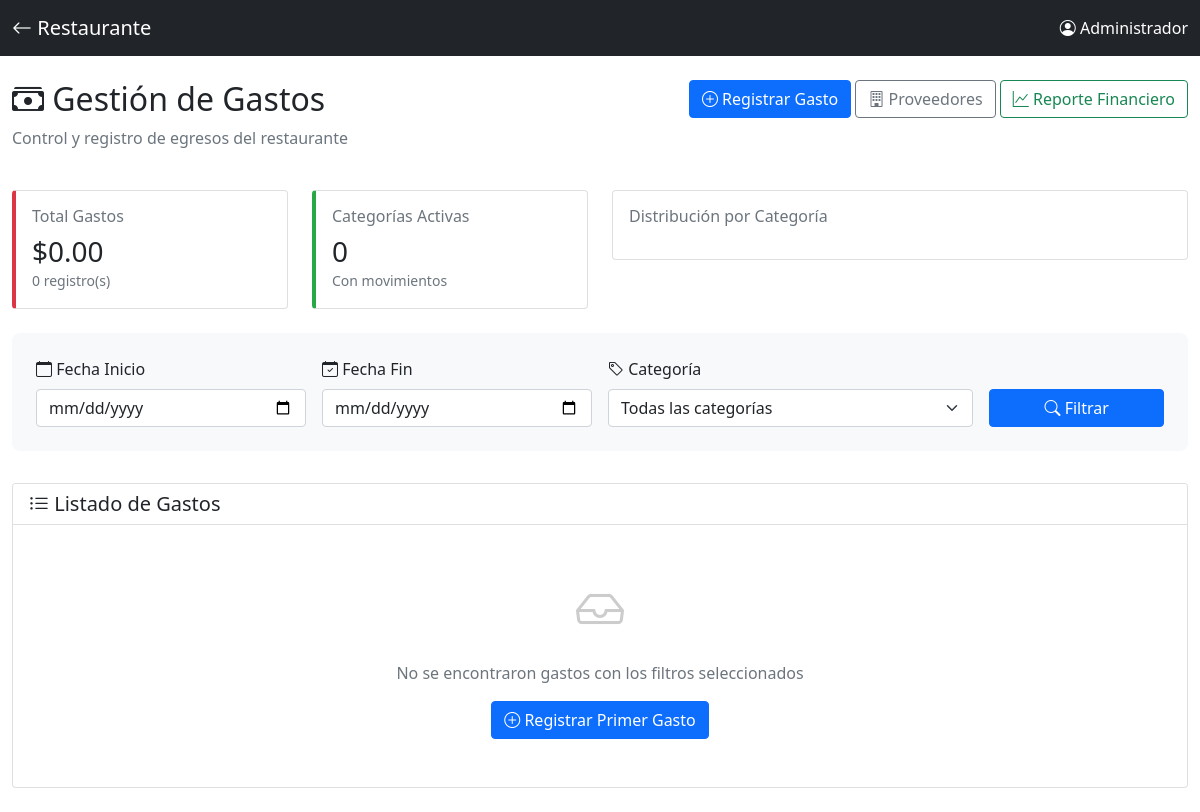
/gastos (signed in), run on an earlier commit of the app's database.
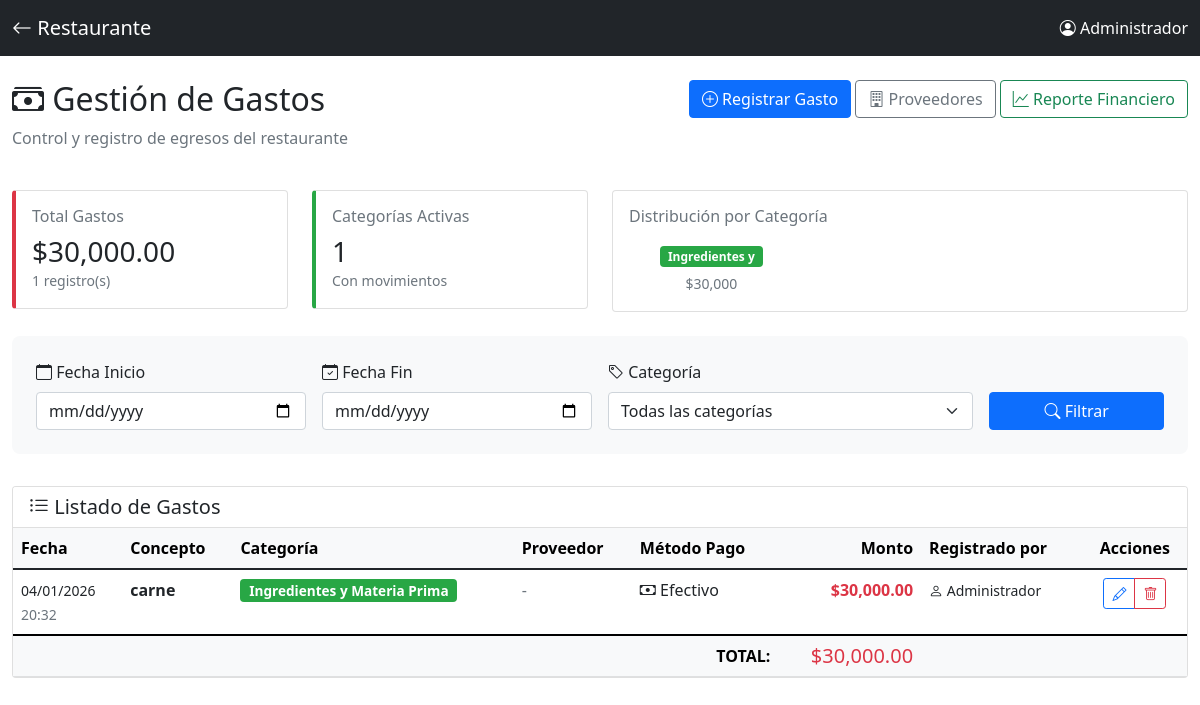
And on a later commit of the database.
### app.py (models this page shows, shortened)
class CategoriaGasto(db.Model):
    id = db.Column(db.Integer, primary_key=True)
    nombre = db.Column(db.String(100), nullable=False)
    descripcion = db.Column(db.Text)
    color = db.Column(db.String(7), default='#6c757d')  # Color hex para visualización
    activa = db.Column(db.Boolean, default=True)
    gastos = db.relationship('Gasto', backref='categoria', lazy='select')

class Gasto(db.Model):
    id = db.Column(db.Integer, primary_key=True)
    fecha = db.Column(db.DateTime, default=datetime.now, nullable=False)
    concepto = db.Column(db.String(300), nullable=False)
    monto = db.Column(db.Float, nullable=False)
    categoria_id = db.Column(db.Integer, db.ForeignKey('categoria_gasto.id'), nullable=False)
    proveedor_id = db.Column(db.Integer, db.ForeignKey('proveedor.id'), nullable=True)
    usuario_id = db.Column(db.Integer, db.ForeignKey('usuario.id'), nullable=False)
    metodo_pago = db.Column(db.String(50), default='efectivo')
    numero_factura = db.Column(db.String(100))
    notas = db.Column(db.Text)
    archivo_adjunto = db.Column(db.String(500))
    aprobado = db.Column(db.Boolean, default=True)
    fecha_aprobacion = db.Column(db.DateTime)
    aprobado_por_id = db.Column(db.Integer, db.ForeignKey('usuario.id'), nullable=True)
    estado_pago = db.Column(db.String(20), default='pagado')  # pagado, pendiente, vencido
    fecha_vencimiento = db.Column(db.Date, nullable=True)  # Cuándo se debe pagar
    fecha_pago_real = db.Column(db.DateTime, nullable=True)  # Cuándo se pagó realmente
    usuario = db.relationship('Usuario', foreign_keys=[usuario_id], backref='gastos_registrados')
    aprobado_por = db.relationship('Usuario', foreign_keys=[aprobado_por_id], backref='gastos_aprobados')

class Usuario(UserMixin, db.Model):
    id = db.Column(db.Integer, primary_key=True)
    username = db.Column(db.String(80), unique=True, nullable=False)
    password_hash = db.Column(db.String(200), nullable=False)
    nombre = db.Column(db.String(100), nullable=False)
    rol = db.Column(db.String(20), default='mesero')  # mesero, cocina, admin

### app.py (the view)
@app.route("/gastos")
@login_required
def lista_gastos():
    fecha_inicio = request.args.get('fecha_inicio')
    fecha_fin = request.args.get('fecha_fin')
    categoria_id = request.args.get('categoria_id', type=int)
    query = Gasto.query
    if fecha_inicio:
        try:
            fecha_inicio_obj = datetime.strptime(fecha_inicio, '%Y-%m-%d').replace(hour=3, minute=0, second=0)
            query = query.filter(Gasto.fecha >= fecha_inicio_obj)
        except ValueError:
            flash('Fecha de inicio inválida', 'error')
    if fecha_fin:
        try:
            fecha_fin_obj = datetime.strptime(fecha_fin, '%Y-%m-%d').replace(hour=3, minute=0, second=0) + timedelta(days=1)
            query = query.filter(Gasto.fecha < fecha_fin_obj)
        except ValueError:
            flash('Fecha de fin inválida', 'error')
    if categoria_id:
        query = query.filter(Gasto.categoria_id == categoria_id)
    gastos = query.order_by(Gasto.fecha.desc()).all()
    total_gastos = sum(g.monto for g in gastos)
    totales_por_categoria = db.session.query(
        CategoriaGasto.nombre,
        CategoriaGasto.color,
        db.func.sum(Gasto.monto).label('total')
    ).join(Gasto).group_by(CategoriaGasto.id).all()
    categorias = CategoriaGasto.query.filter_by(activa=True).order_by(CategoriaGasto.nombre).all()
    return render_template("gastos/lista_gastos.html",
                         gastos=gastos,
                         total_gastos=total_gastos,
                         totales_por_categoria=totales_por_categoria,
                         categorias=categorias,
                         fecha_inicio=fecha_inicio,
                         fecha_fin=fecha_fin,
                         categoria_id=categoria_id)

### app.py (called while the page is built)
@login_manager.user_loader
def load_user(user_id):
    return Usuario.query.get(int(user_id))

### templates/gastos/lista_gastos.html (shortened to what the changed rows need)
<!DOCTYPE html>
<html lang="es">
<head>
    <link href="https://cdn.jsdelivr.net/npm/bootstrap@5.1.3/dist/css/bootstrap.min.css" rel="stylesheet">
    <link rel="stylesheet" href="https://cdn.jsdelivr.net/npm/bootstrap-icons@1.7.2/font/bootstrap-icons.css">
</head>
<body>
    <div class="container-fluid py-4">
        <div class="row mb-4">
            <div class="col-md-6">
                <h2><i class="bi bi-cash-stack"></i> Gestión de Gastos</h2>
            </div>
        </div>
        <div class="row mb-4">
            <div class="col-md-3">
                <div class="card stat-card" style="border-left-color: #dc3545;">
                    <div class="card-body">
                        <h6 class="text-muted mb-2">Total Gastos</h6>
                        <h3 class="mb-0">${{ "{:,.2f}".format(total_gastos) }}</h3>
                        <small class="text-muted">{{ gastos|length }} registro(s)</small>
                    </div>
                </div>
            </div>
            <div class="col-md-3">
                <div class="card stat-card" style="border-left-color: #28a745;">
                    <div class="card-body">
                        <h6 class="text-muted mb-2">Categorías Activas</h6>
                        <h3 class="mb-0">{{ totales_por_categoria|length }}</h3>
                        <small class="text-muted">Con movimientos</small>
                    </div>
                </div>
            </div>
            <div class="col-md-6">
                <div class="card">
                    <div class="card-body">
                        <div class="row">
                            {% for cat in totales_por_categoria[:3] %}
                            <div class="col-4 text-center">
                                <div class="mb-1">
                                    <span class="badge" style="background-color: {{ cat.color }};">
                                        {{ cat.nombre[:15] }}
                                    </span>
                                </div>
                                <small class="text-muted">${{ "{:,.0f}".format(cat.total) }}</small>
                            </div>
                            {% endfor %}
                        </div>
                    </div>
                </div>
            </div>
        </div>
        <div class="card">
            <div class="card-body p-0">
                {% if gastos %}
                <div class="table-responsive">
                    <table class="table table-hover mb-0">
                        <thead class="table-light">
                            <tr>
                                <th>Fecha</th>
                                <th>Concepto</th>
                                <th>Categoría</th>
                                <th>Proveedor</th>
                                <th>Método Pago</th>
                                <th class="text-end">Monto</th>
                                <th>Registrado por</th>
                                <th class="text-center">Acciones</th>
                            </tr>
                        </thead>
                        <tbody>
                            {% for gasto in gastos %}
                            <tr class="gasto-row">
                                <td>
                                    <small>
                                        {{ gasto.fecha.strftime('%d/%m/%Y') }}<br>
                                        <span class="text-muted">{{ gasto.fecha.strftime('%H:%M') }}</span>
                                    </small>
                                </td>
                                <td>
                                    <strong>{{ gasto.concepto }}</strong>
                                </td>
                                <td>
                                    <span class="badge badge-categoria"
                                          style="background-color: {{ gasto.categoria.color }};">
                                        {{ gasto.categoria.nombre }}
                                    </span>
                                </td>
                                <td>
                                    {% if gasto.proveedor %}
                                        <i class="bi bi-building"></i> {{ gasto.proveedor.nombre }}
                                    {% else %}
                                        <span class="text-muted">-</span>
                                    {% endif %}
                                </td>
                                <td>
                                    {% if gasto.metodo_pago == 'efectivo' %}
                                        <i class="bi bi-cash"></i> Efectivo
                                    {% elif gasto.metodo_pago == 'tarjeta' %}
                                        <i class="bi bi-credit-card"></i> Tarjeta
                                    {% elif gasto.metodo_pago == 'transferencia' %}
                                        <i class="bi bi-bank"></i> Transferencia
                                    {% endif %}
                                </td>
                                <td class="text-end">
                                    <strong class="text-danger">
                                        ${{ "{:,.2f}".format(gasto.monto) }}
                                    </strong>
                                </td>
                                <td>
                                    <small>
                                        <i class="bi bi-person"></i> {{ gasto.usuario.nombre }}
                                    </small>
                                </td>
                                <td class="text-center">
                                    <div class="btn-group btn-group-sm">
                                        {% if current_user.rol == 'admin' or gasto.usuario_id == current_user.id %}
                                        <a href="{{ url_for('editar_gasto', gasto_id=gasto.id) }}"
                                           class="btn btn-outline-primary" title="Editar">
                                            <i class="bi bi-pencil"></i>
                                        </a>
                                        {% endif %}
                                        {% if current_user.rol == 'admin' %}
                                        <button type="button" class="btn btn-outline-danger"
                                                data-bs-toggle="modal"
                                                data-bs-target="#modalEliminar{{ gasto.id }}"
                                                title="Eliminar">
                                            <i class="bi bi-trash"></i>
                                        </button>
                                        {% endif %}
                                    </div>
                                </td>
                            </tr>
                            {% endfor %}
                        </tbody>
                        <tfoot class="table-light">
                            <tr>
                                <th colspan="5" class="text-end">TOTAL:</th>
                                <th class="text-end">
                                    <h5 class="mb-0 text-danger">
                                        ${{ "{:,.2f}".format(total_gastos) }}
                                    </h5>
                                </th>
                                <th colspan="2"></th>
                            </tr>
                        </tfoot>
                    </table>
                </div>
                {% else %}
                <div class="text-center py-5">
                    <i class="bi bi-inbox" style="font-size: 3rem; color: #ccc;"></i>
                    <p class="text-muted mt-3">No se encontraron gastos con los filtros seleccionados</p>
                    <a href="{{ url_for('nuevo_gasto') }}" class="btn btn-primary">
                        <i class="bi bi-plus-circle"></i> Registrar Primer Gasto
                    </a>
                </div>
                {% endif %}
            </div>
        </div>
    </div>
</body>
</html>

What changed in the data, as far as the page shows it:
added CategoriaGasto: nombre "Ingredientes y", total "30,000"
added Gasto: fecha "04/01/2026", fecha "20:32", concepto "carne", categoria.nombre "Ingredientes y Materia Prima", metodo_pago "efectivo" (drawn), monto "30,000.00", usuario.nombre "Administrador"
Also different on the page:
{{ "{:,.2f}".format(total_gastos) }}: "0.00" → "30,000.00"
{{ gastos|length }}: "0" → "1"
{{ totales_por_categoria|length }}: "0" → "1"
{{ "{:,.2f}".format(total_gastos) }}: (not shown) → "30,000.00"
text no longer shown: "No se encontraron gastos con los filtros seleccionados Registrar Primer Gasto"
text now shown: "Fecha Concepto Categoría Proveedor Método Pago Monto Registrado por Acciones TOTAL: $"
